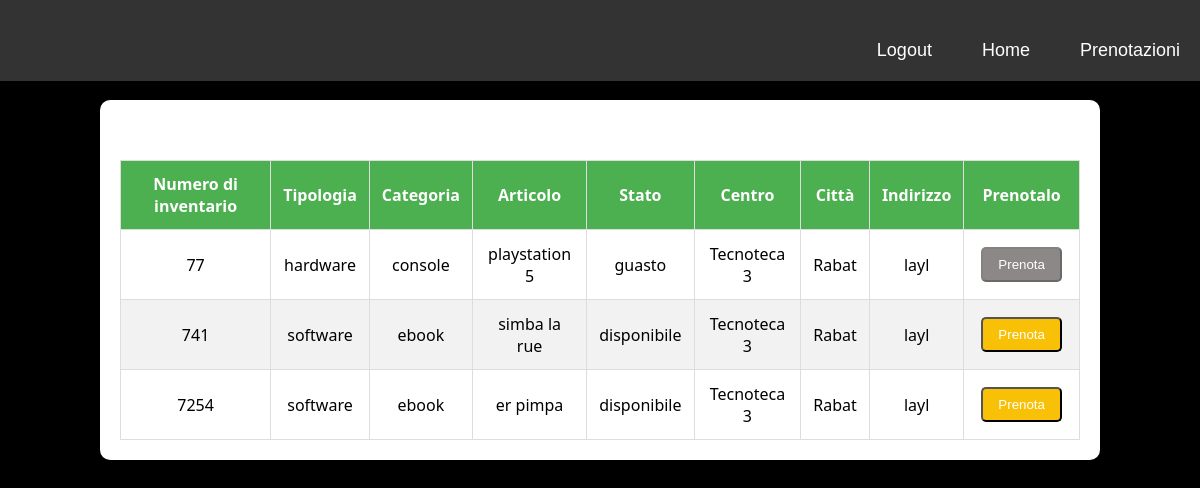
/cliente/cliente.php?idCentro=3 (signed in), run on the app's committed database.
### tables this page shows
CREATE TABLE `articoli` (
  `id_articolo` int(16) NOT NULL,
  `numero_inventario` varchar(32) NOT NULL,
  `articolo` varchar(64) NOT NULL,
  `stato` set('disponibile','guasto','prenotato','in prestito') NOT NULL,
  `fk_id_categoria` int(16) DEFAULT NULL,
  `fk_id_centro` int(16) DEFAULT NULL
);

CREATE TABLE `categorie` (
  `id_categoria` int(16) NOT NULL,
  `categoria` varchar(32) NOT NULL,
  `tipologia` varchar(32) NOT NULL
);

CREATE TABLE `centri` (
  `id_centro` int(16) NOT NULL,
  `nome` varchar(32) NOT NULL,
  `citta` varchar(32) NOT NULL,
  `indirizzo` varchar(64) NOT NULL
);

### cliente/cliente.php (the view, shortened to what this page needs)
<?php
$id = $_SESSION['id_utente'];
?>
<!DOCTYPE html>
<html>
<head>
    <link rel="stylesheet" href="../css/style.css" type="text/css">
</head>
<body>
<div class="navbar">
    <div class="top-right-container">
        <input type="button" name="logout" value="Logout" onclick="location.href='../logout.php'">
        <input type="button" name="login" value="Home" onclick="location.href='visualizzaCliente.php'">
        <input type="button" name="bookings" value="Prenotazioni" onclick="window.location.href='visualizzaPrenotazioni.php?id=<?php echo $id?>'">
    </div>
</div>
<div style="margin-top:80px;">
    <div class="container">
        <div class="table-wrapper">
            <table class="fl-table">
                <thead>
                <tr>
                    <th>Numero di inventario</th>
                    <th>Tipologia</th>
                    <th>Categoria</th>
                    <th>Articolo</th>
                    <th>Stato</th>
                    <th>Centro</th>
                    <th>Città</th>
                    <th>Indirizzo</th>
                    <th>Prenotalo</th>
                </tr>
                </thead>
                <tbody>
                <?php
                    if(isset($_GET['idCentro']))
                    {
                        $idCentro = $_GET['idCentro'];
                    }
                    if(isset($idCentro))
                    {
                        $selectSql = "SELECT id_articolo, numero_inventario, tipologia, categoria, articolo, stato, nome, citta, indirizzo
                                FROM articoli a JOIN centri c
                                ON a.fk_id_centro = c.id_centro
                                JOIN categorie cat
                                ON a.fk_id_categoria = cat.id_categoria
                                WHERE fk_id_centro = $idCentro
                                ORDER BY tipologia ASC";
                    }
                    require_once '../db.php';
                    $result = $conn->query($selectSql);
                    while($row = $result->fetch_array(MYSQLI_ASSOC))
                    {
                        $n_inventario = $row['numero_inventario'];
                        $tipologia = $row['tipologia'];
                        $categoria = $row['categoria'];
                        $articolo = $row['articolo'];
                        $stato = $row['stato'];
                        $nome = $row['nome'];
                        $citta = $row['citta'];
                        $indirizzo = $row['indirizzo'];
                        $isAvailable = ($stato == "disponibile") ? 1 : 0;
                        echo
                            '<tr>
                                <td class="colonnaNumero">'.$n_inventario.'</td>
                                <td class="colonnaTipo">'.$tipologia.'</td>
                                <td class="colonnaCategoria">'.$categoria.'</td>
                                <td class="colonnaArticolo">'.$articolo.'</td>
                                <td class="colonnaStato">'.$stato.'</td>
                                <td class="colonnaNome">'.$nome.'</td>
                                <td class="colonnaCitta">'.$citta.'</td>
                                <td class="colonnaIndirizzo">'.$indirizzo.'</td>
                                <td class="colonnaTasti">
                                    <button class="btn" type="button" onclick="location.href=\'prenota.php?id='.$row["id_articolo"].'\'" '. ($isAvailable == 1 ? "" : "disabled") . '>Prenota</button>
                                </td>
                            </tr>';
                    }
                ?>
                </tbody>
            </table>
        </div>
    </div>
</div>
</body>
</html>

### css/style.css (style rules this page uses)
body { margin: 0; padding: 0; font-family: 'Segoe UI', Tahoma, Geneva, Verdana, sans-serif; background-color: #f9f9f9; }
.container { display: flex; flex-direction: column; align-items: center; justify-content: flex-start; padding-top: 20px; }
.top-right-container { display: flex; flex-direction: row; justify-content: flex-end; width: 50%; }
.table-wrapper { margin-top: 40px; }
.fl-table { width: 100%; border-collapse: collapse; border-spacing: 0; }
.fl-table th, .fl-table td { padding: 12px; text-align: center; border: 1px solid #ddd; }
.fl-table th { background-color: #4caf50; color: #fff; text-align: center; }
.fl-table tr:nth-child(even) { background-color: #f2f2f2; }
.fl-table th, .fl-table td { font-size: 16px; }
button.btn { padding: 8px 15px; margin: 5px; text-decoration: none; background-color: #f8c006; color: #fff; border-radius: 5px; transition: background-color 0.3s; }
button.btn:disabled { background-color: #8b8887; }
input[type="button"][name="logout"], input[type="button"][name="login"], input[type="button"][name="add"], input[type="button"][name="bookings"], input[type="button"][name="loans"] { margin-top: 20px; padding: 15px 30px; cursor: pointer; border: none; border-radius: 5px; background: #f44336; color: #ffffff; font-size: 18px; transition: all 0.3s ease; transform: translate(0, 0); }
input[type="button"][name="login"], input[type="button"][name="bookings"], input[type="button"][name="loans"] { background: #00ff80; }

### cliente/cliente.php (style rules this page uses)
body { background-color: black; margin-top: 80px; }
.container { margin: 20px auto; width: 80%; background-color: #fff; padding: 20px; border-radius: 10px; box-shadow: 0 0 10px rgba(0, 0, 0, 0.1); }
input[type="button"][name="logout"], input[type="button"][name="login"], input[type="button"][name="bookings"], input[type="button"][name="loans"] { background: #333; color: #fff; padding: 10px 20px; border-radius: 5px; border: none; cursor: pointer; transition: background-color 0.3s; margin-left: 10px; }
.navbar { overflow: hidden; background-color: #333; position: fixed; top: 0; width: 100%; z-index: 1000; display: flex; justify-content: flex-end; padding: 10px; }
.navbar input[type="button"] { margin-left: 10px; }
.navbar input[type="button"]:first-child { margin-left: 0; }
.navbar input[type="button"]:last-child { margin-right: 10px; }

### data on the page
articoli: numero_inventario "77", fk_id_categoria.tipologia "hardware", fk_id_categoria.categoria "console", articolo "playstation 5", stato "guasto", fk_id_centro.nome "Tecnoteca 3", fk_id_centro.citta "Rabat", fk_id_centro.indirizzo "layl"
articoli: numero_inventario "741", fk_id_categoria.tipologia "software", fk_id_categoria.categoria "ebook", articolo "simba la rue", stato "disponibile", fk_id_centro.nome "Tecnoteca 3", fk_id_centro.citta "Rabat", fk_id_centro.indirizzo "layl"
articoli: numero_inventario "7254", fk_id_categoria.tipologia "software", fk_id_categoria.categoria "ebook", articolo "er pimpa", stato "disponibile", fk_id_centro.nome "Tecnoteca 3", fk_id_centro.citta "Rabat", fk_id_centro.indirizzo "layl"
